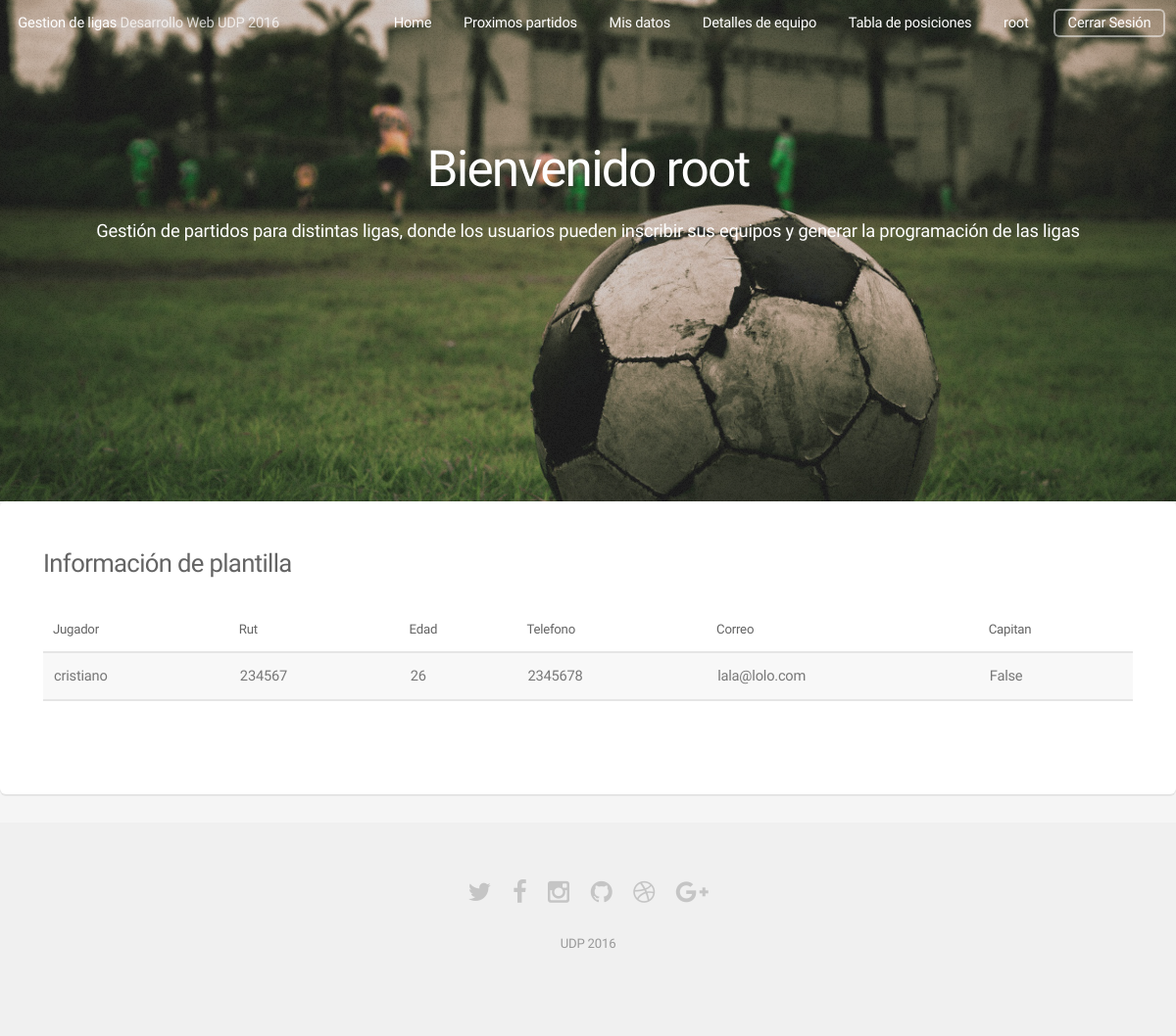
The app's page /info/ (signed in) with its own data.
### app/models.py (models this page shows, shortened)
class Player(models.Model):
    name = models.CharField(max_length=128)
    user = models.OneToOneField(User)
    rut = models.CharField(max_length=12, unique=True)
    phone = models.CharField(max_length=20)
    email = models.CharField(max_length=50)
    captain = models.BooleanField(default=False)
    team = models.ForeignKey(Team)
    edad = models.IntegerField(default=0)

### app/views.py (the view)
# urls.py: url(r'^info/$', views.userinfo, name='userinfo'),
@login_required
def userinfo(request):
    current = request.user
    player = Player.objects.get(user=current)
    return render(request, 'playerinfo.html', {'player': player})

### app/templates/playerinfo.html
{% extends 'base.html' %}
{% load staticfiles %}
{% block main %}
<section class="box">
									<h3>Información de plantilla
									</h3>
									<br>
									<div class="table-wrapper">
										<table>
											<thead>
												<tr>
													<th>Jugador</th>
													<th>Rut</th>
													<th>Edad</th>
													<th>Telefono</th>
													<th>Correo</th>
													<th>Capitan</th>
												</tr>
											</thead>
											<tbody>
												<tr>
													<td>{{	player.name }}</td>
													<td>{{	player.rut }} </td>
													<td>{{  player.edad  }} </td>
													<td>{{  player.phone  }}</td>
													<td>{{  player.email }}</td>
													<td>{{  player.captain }}</td>
												</tr>
											</tbody>
											<tfoot>
												<tr>
													<td colspan="2"></td>
												</tr>
											</tfoot>
										</table>
									</div>
									</section>
{% endblock %}

### app/templates/base.html (shortened to what this page needs)
<!DOCTYPE HTML>
{% load static %}
<html>
	<head>
        <link href="{% static "assets/css/main.css" %}" rel="stylesheet" type="text/css"/>
	</head>
	<body class="landing">
		<div id="page-wrapper">
				<header id="header" class="alt">
					<h1><a href="/">Gestion de ligas</a> Desarrollo Web UDP 2016</h1>
					<nav id="nav">
						<ul>
							<li><a href="/">Home</a></li>
							{% if user.is_authenticated %}
							<li><a href="/nextmatch/">Proximos partidos</a></li>
							<li><a href="/info/">Mis datos</a></li>
							<li><a href="/team/">Detalles de equipo</a></li>
							<li><a href="/tabla/">Tabla de posiciones</a></li>
							<li>
							{% endif %}
                                {% if user.is_authenticated %}
                                    <a> {{ user.username }}</a>
                                    <a href="/logout/" class="button">Cerrar Sesión</a>
                                    {% else %}
                                     <a href="/login/" class="button">Iniciar Sesión</a>
                                {% endif %}
                            </li>
						</ul>
					</nav>
				</header>
				<section id="banner">
				{% if user.is_authenticated %}
					<h2>Bienvenido {{ user.username}}</h2>
					<p>Gestión de partidos para distintas ligas, donde los usuarios pueden inscribir sus equipos y generar la programación de las ligas </p>
					{% endif %}
				</section>
                {% block main %}
                {% endblock %}
				<footer id="footer">
					<ul class="icons">
						<li><a href="#" class="icon fa-twitter"><span class="label">Twitter</span></a></li>
						<li><a href="#" class="icon fa-facebook"><span class="label">Facebook</span></a></li>
						<li><a href="#" class="icon fa-instagram"><span class="label">Instagram</span></a></li>
						<li><a href="#" class="icon fa-github"><span class="label">Github</span></a></li>
						<li><a href="#" class="icon fa-dribbble"><span class="label">Dribbble</span></a></li>
						<li><a href="#" class="icon fa-google-plus"><span class="label">Google+</span></a></li>
					</ul>
					<ul class="copyright">
						<li>UDP 2016</li>
					</ul>
				</footer>
		</div>
	</body>
</html>

### records on screen
Player: name "cristiano", rut "234567", edad "26", phone "2345678", email "lala@lolo.com", captain "False"

### other values on screen
{{ user.username }} "root"
